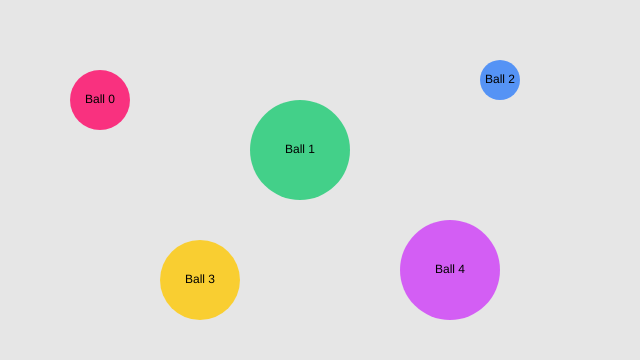
Frame 1 (no input)
Frame 60 (no input): identical to frame 1, image omitted
Frame 120 (the mouse pressed at the canvas centre since frame 60): identical to frame 1, image omitted

The p5.js sketch that drew this single still picture (run headless with seeded random() and noise() and a simulated clock; from frame 60 on, the mouse is pressed at the canvas centre):

// p5.js sketch
// ── sketch.js
// What changed: instead of one ball, setup() creates an array of several
// Ball instances and a loop displays each one.
class Ball {
    constructor(x, y, d, c) {
        this.x = x;
        this.y = y;
        this.diameter = d;
        this.col = c;
    }

    display() {
        noStroke();
        fill(this.col);
        circle(this.x, this.y, this.diameter);
    }
}

let balls;

const bg = 230;

function setup() {
    createCanvas(640, 360);
    background(bg);

    balls = [
        new Ball(100, 100, 60,  color(255, 0, 100, 200)),
        new Ball(300, 150, 100, color(0, 200, 100, 180)),
        new Ball(500, 80,  40,  color(0, 100, 255, 160)),
        new Ball(200, 280, 80,  color(255, 200, 0, 200)),
        new Ball(450, 270, 100, color(200, 0, 255, 150))
    ];

    textAlign(CENTER, CENTER);

    for (let i = 0; i < balls.length; i++) {
        balls[i].display();
        fill(0);
        text("Ball " + i, balls[i].x, balls[i].y);
    }
}

function draw() {
}
